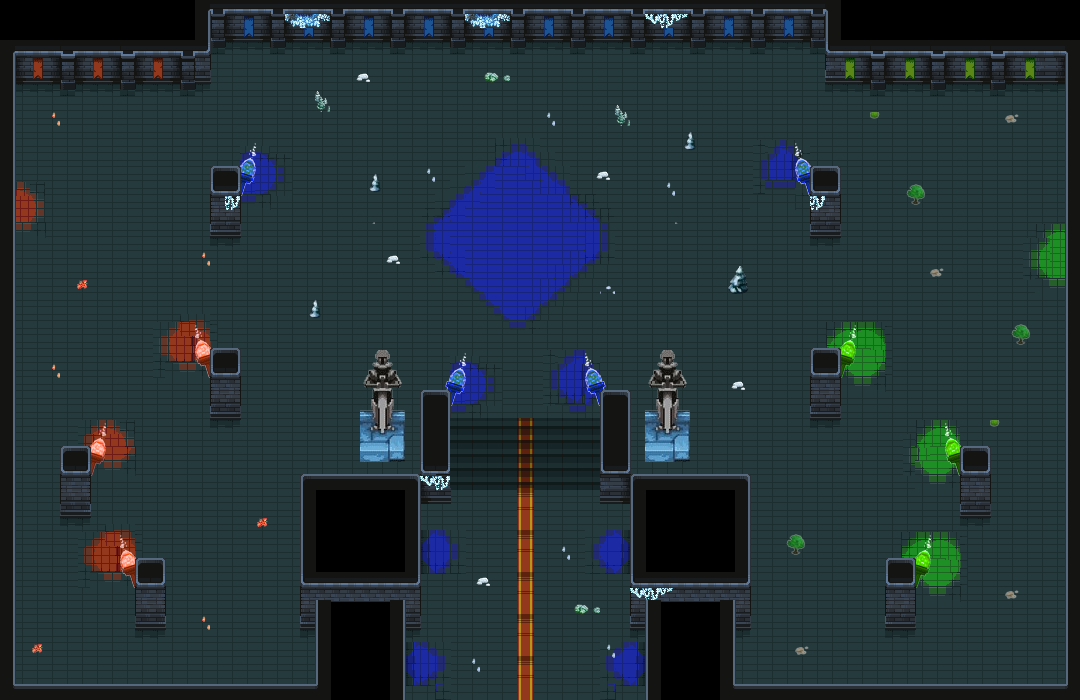

Rendered tile map (Tiled .tmx) drawn with the repository's tilesets; below, a short description and the map source with its tile grids summarised:
An orthogonal 72x50 tile map with 15x14 px tiles, 6 tile layers (bg, lumières, flambeaux, elements, ...), 19 tilesets and 31 objects (22x collision, 7x monster spawnarea, spawnpoint, portal spawnpoint).

<map version="1.10" tiledversion="1.10.2" orientation="orthogonal" renderorder="right-down" width="72" height="50" tilewidth="15" tileheight="14" infinite="0" nextlayerid="10" nextobjectid="44">
 <tileset firstgid="1" source="Tiles.tsx" />
 <tileset firstgid="626" source="dungeon_portal.tsx" />
 <tileset firstgid="1226" source="elements.tsx" />
 <tileset firstgid="1954" source="flambeau bleu.tsx" />
 <tileset firstgid="2974" source="flambeau bleu2.tsx" />
 <tileset firstgid="3994" source="Tiles 2.tsx" />
 <tileset firstgid="4722" source="lumières g.tsx" />
 <tileset firstgid="5450" source="lumières h map2.tsx" />
 <tileset firstgid="6178" source="flambeau vert.tsx" />
 <tileset firstgid="7198" source="flambeau vert2.tsx" />
 <tileset firstgid="8218" source="lumières d map2.tsx" />
 <tileset firstgid="8946" source="flambeau rouge.tsx" />
 <tileset firstgid="9966" source="flambeau rouge2.tsx" />
 <tileset firstgid="10986" source="forest1.tsx" />
 <tileset firstgid="12117" source="forest2petit.tsx" />
 <tileset firstgid="13277" source="goutte-feu.tsx" />
 <tileset firstgid="13853" source="neige1.tsx" />
 <tileset firstgid="14429" source="neige2.tsx" />
 <tileset firstgid="15005" source="neige3.tsx" />
 <layer id="1" name="bg" width="72" height="50">
  <data>[3600 cells, 3385 non-empty, 9 distinct tile ids]</data>
 </layer>
 <layer id="7" name="lumières" width="72" height="50">
  <data>[3600 cells, 204 non-empty, 83 distinct tile ids]</data>
 </layer>
 <layer id="6" name="flambeaux" width="72" height="50">
  <data>[3600 cells, 132 non-empty, 84 distinct tile ids]</data>
 </layer>
 <layer id="8" name="elements" width="72" height="50">
  <data>[3600 cells, 41 non-empty, 16 distinct tile ids]</data>
 </layer>
 <layer id="2" name="Calque de Tuiles 2" width="72" height="50">
  <data>[3600 cells, 458 non-empty, 44 distinct tile ids]</data>
 </layer>
 <layer id="3" name="Calque de Tuiles 3" width="72" height="50">
  <data>[3600 cells, 449 non-empty, 62 distinct tile ids]</data>
 </layer>
 <objectgroup id="4" name="collision">
  <object id="1" type="collision" x="7.14286" y="28.5714" width="200.714" height="58.2857" />
  <object id="2" type="collision" x="160" y="0" width="697.238" height="44.2857" />
  <object id="3" type="collision" x="824.429" y="19.1429" width="257.143" height="63" />
  <object id="4" type="collision" x="0" y="41.4286" width="17.1429" height="661.429" />
  <object id="5" type="collision" x="1065.86" y="26.2857" width="12.7143" height="666.571" />
  <object id="9" type="collision" x="810.143" y="168" width="29.5714" height="72" />
  <object id="27" type="collision" x="211.143" y="166" width="29.5714" height="72" />
  <object id="28" type="collision" x="211.143" y="347" width="29.5714" height="72" />
  <object id="29" type="collision" x="60.143" y="447" width="29.5714" height="72" />
  <object id="30" type="collision" x="134.143" y="558" width="29.5714" height="72" />
  <object id="10" type="collision" x="810.714" y="345.286" width="29" height="72.4286" />
  <object id="11" type="collision" x="960.714" y="447.429" width="27.5714" height="72.2857" />
  <object id="12" type="collision" x="884.571" y="556.429" width="31.4286" height="76.1429" />
  <object id="15" type="collision" x="414.619" y="390.286" width="33.0953" height="111.571" />
  <object id="42" type="collision" x="357.286" y="346.619" width="50.4286" height="116.904" />
  <object id="43" type="collision" x="642.619" y="346.286" width="50.4286" height="116.904" />
  <object id="16" type="collision" x="600.143" y="390.572" width="35.7619" height="113.571" />
  <object id="17" type="collision" x="300.714" y="473" width="124.762" height="155.143" />
  <object id="18" type="collision" x="625.714" y="469.143" width="123" height="156.333" />
  <object id="19" type="collision" x="646.429" y="612.857" width="88.1429" height="95.7143" />
  <object id="20" type="collision" x="316.429" y="612.857" width="89.429" height="87" />
  <object id="22" type="collision" x="-13.069" y="685.157" width="1109.18" height="19.1287" />
 </objectgroup>
 <objectgroup id="9" name="spawnpoint">
  <object id="31" type="spawnpoint" x="525" y="655">
   <point />
  </object>
  <object id="41" type="portal spawnpoint" x="518" y="236.667">
   <point />
  </object>
 </objectgroup>
 <objectgroup id="5" name="monster area">
  <object id="24" type="monster spawnarea" x="336.857" y="132.286" width="385.714" height="202.143" />
  <object id="26" type="monster spawnarea" x="60.2857" y="140.571" width="104.571" height="279" />
  <object id="37" type="monster spawnarea" x="891.286" y="141.571" width="119.571" height="279" />
  <object id="33" type="monster spawnarea" x="143.286" y="462.571" width="113.571" height="81" />
  <object id="36" type="monster spawnarea" x="795.286" y="460.571" width="113.571" height="81" />
  <object id="34" type="monster spawnarea" x="208.286" y="559.571" width="48.571" height="114" />
  <object id="35" type="monster spawnarea" x="794.286" y="560.571" width="48.571" height="114" />
 </objectgroup>
</map>
